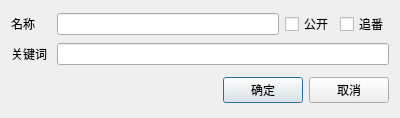
<?xml version="1.0" encoding="UTF-8"?>
<ui version="4.0">
 <class>AnimeAnimeNewDialog</class>
 <widget class="QDialog" name="AnimeAnimeNewDialog">
  <property name="geometry">
   <rect>
    <x>0</x>
    <y>0</y>
    <width>400</width>
    <height>118</height>
   </rect>
  </property>
  <property name="windowTitle">
   <string>新增动漫</string>
  </property>
  <layout class="QVBoxLayout" name="verticalLayout">
   <item>
    <layout class="QHBoxLayout" name="hLayout_Name">
     <item>
      <widget class="QLabel" name="label_Name">
       <property name="minimumSize">
        <size>
         <width>40</width>
         <height>0</height>
        </size>
       </property>
       <property name="text">
        <string>名称</string>
       </property>
      </widget>
     </item>
     <item>
      <widget class="QLineEdit" name="lineEdit_Name"/>
     </item>
     <item>
      <widget class="QCheckBox" name="checkBox_Display">
       <property name="text">
        <string>公开</string>
       </property>
      </widget>
     </item>
     <item>
      <widget class="QCheckBox" name="checkBox_Zhuifan">
       <property name="text">
        <string>追番</string>
       </property>
      </widget>
     </item>
    </layout>
   </item>
   <item>
    <layout class="QHBoxLayout" name="hLayout_Keywords">
     <item>
      <widget class="QLabel" name="label_Keywords">
       <property name="minimumSize">
        <size>
         <width>40</width>
         <height>0</height>
        </size>
       </property>
       <property name="text">
        <string>关键词</string>
       </property>
      </widget>
     </item>
     <item>
      <widget class="QLineEdit" name="lineEdit_Keywords"/>
     </item>
    </layout>
   </item>
   <item>
    <spacer name="vSpacer_Space">
     <property name="orientation">
      <enum>Qt::Vertical</enum>
     </property>
     <property name="sizeType">
      <enum>QSizePolicy::Fixed</enum>
     </property>
     <property name="sizeHint" stdset="0">
      <size>
       <width>20</width>
       <height>5</height>
      </size>
     </property>
    </spacer>
   </item>
   <item>
    <layout class="QHBoxLayout" name="hLayout_OkCancel">
     <item>
      <spacer name="hSpacer_OkCancel">
       <property name="orientation">
        <enum>Qt::Horizontal</enum>
       </property>
       <property name="sizeHint" stdset="0">
        <size>
         <width>40</width>
         <height>20</height>
        </size>
       </property>
      </spacer>
     </item>
     <item>
      <widget class="QPushButton" name="pushButton_Ok">
       <property name="text">
        <string>确定</string>
       </property>
      </widget>
     </item>
     <item>
      <widget class="QPushButton" name="pushButton_Cancel">
       <property name="text">
        <string>取消</string>
       </property>
      </widget>
     </item>
    </layout>
   </item>
  </layout>
 </widget>
 <resources/>
 <connections/>
</ui>
